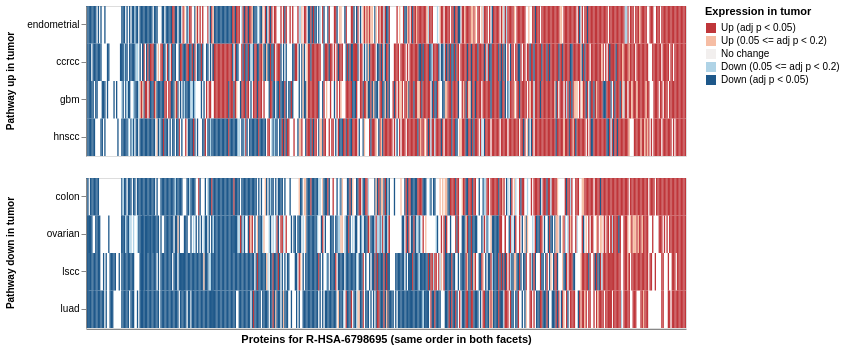

Notebook code for this chart:
### Code cell
# Plot
expr_heatmap_alt_sort(all_expression_data, enrichment_data, neutro_pathway_id, max_p=0.2)

### Figure 1 — Vega-Lite specification as saved in the notebook (floating-point values rounded to 4 significant figures; data arrays with more than 128 entries replaced by an {"elided": "..."} marker saying what was removed)
{"config": {"view": {"continuousWidth": 400, "continuousHeight": 300}}, "data": {"name": "data-11897bea3de7c414c023309fec9a6135"}, "mark": "rect", "encoding": {"color": {"type": "nominal", "field": "tumor_up_down", "legend": {"title": "Expression in tumor"}, "scale": {"domain": ["Up (adj p < 0.05)", "Up (0.05 <= adj p < 0.2)", "No change", "Down (0.05 <= adj p < 0.2)", "Down (adj p < 0.05)"], "range": ["#bf363a", "#f6bda4", "#f2efee", "#afd3e6", "#1e588a"]}}, "row": {"type": "nominal", "field": "up_or_down", "header": {"labelFontStyle": "bold"}, "sort": "descending", "title": ""}, "x": {"type": "nominal", "axis": {"labels": false, "ticks": false, "title": "Proteins for R-HSA-6798695 (same order in both facets)"}, "field": "protein_str", "sort": {"elided": "460 str values"}}, "y": {"type": "nominal", "axis": {"title": ""}, "field": "cancer_type", "sort": ["endometrial", "ccrcc", "gbm", "hnscc", "colon", "ovarian", "lscc", "luad"]}}, "height": 150, "resolve": {"scale": {"y": "independent"}}, "width": 600, "$schema": "https://vega.github.io/schema/vega-lite/v4.8.1.json", "datasets": {"data-11897bea3de7c414c023309fec9a6135": {"elided": "2957 records"}}}
